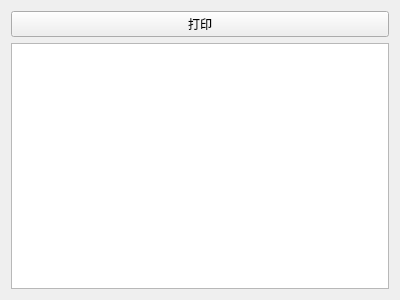
<?xml version="1.0" encoding="UTF-8"?>
<ui version="4.0">
 <class>PrinterWidget</class>
 <widget class="QWidget" name="PrinterWidget">
  <property name="geometry">
   <rect>
    <x>0</x>
    <y>0</y>
    <width>400</width>
    <height>300</height>
   </rect>
  </property>
  <property name="windowTitle">
   <string>Form</string>
  </property>
  <layout class="QVBoxLayout" name="verticalLayout">
   <item>
    <widget class="QPushButton" name="pushButton">
     <property name="text">
      <string>打印</string>
     </property>
    </widget>
   </item>
   <item>
    <widget class="QTextEdit" name="textEdit"/>
   </item>
  </layout>
 </widget>
 <resources/>
 <connections/>
</ui>
